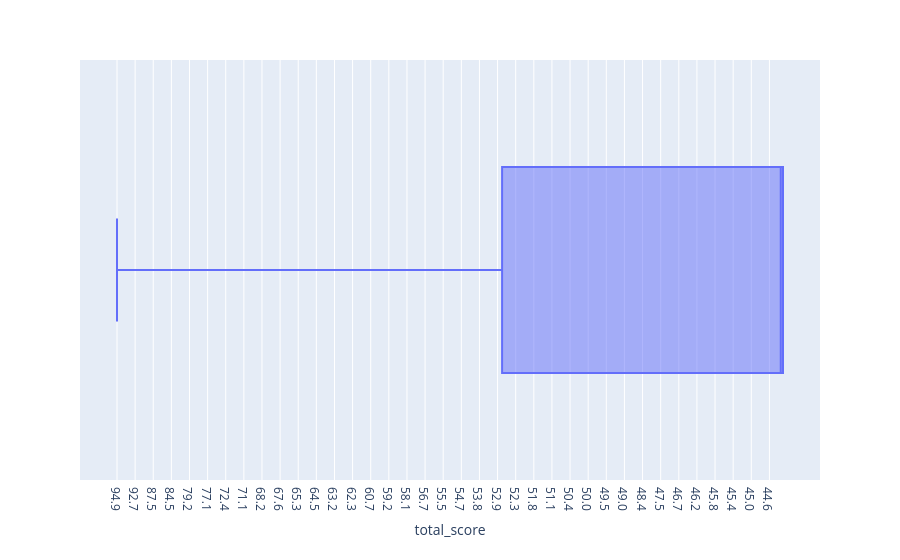

This figure's notebook cell:
### Code cell
fig = px.box(df2014, x ='total_score')
fig.show()

### Figure 1 — Plotly figure (JSON) as saved in the notebook; plotly's stock layout.template omitted (floating-point values rounded to 4 significant figures; data arrays with more than 128 entries replaced by an {"elided": "..."} marker saying what was removed)
{"data": [{"alignmentgroup": "True", "hovertemplate": "total_score=%{x}<extra></extra>", "legendgroup": "", "marker": {"color": "#636efa"}, "name": "", "notched": false, "offsetgroup": "", "orientation": "h", "showlegend": false, "type": "box", "x": {"elided": "400 str values"}, "x0": " ", "xaxis": "x", "y0": " ", "yaxis": "y"}], "layout": {"autosize": true, "boxmode": "group", "legend": {"tracegroupgap": 0}, "margin": {"t": 60}, "xaxis": {"anchor": "y", "autorange": true, "domain": [0, 1], "range": [-8.167, 155.2], "title": {"text": "total_score"}, "type": "category"}, "yaxis": {"anchor": "x", "autorange": true, "domain": [0, 1], "range": [-0.5, 0.5], "type": "category"}}}
